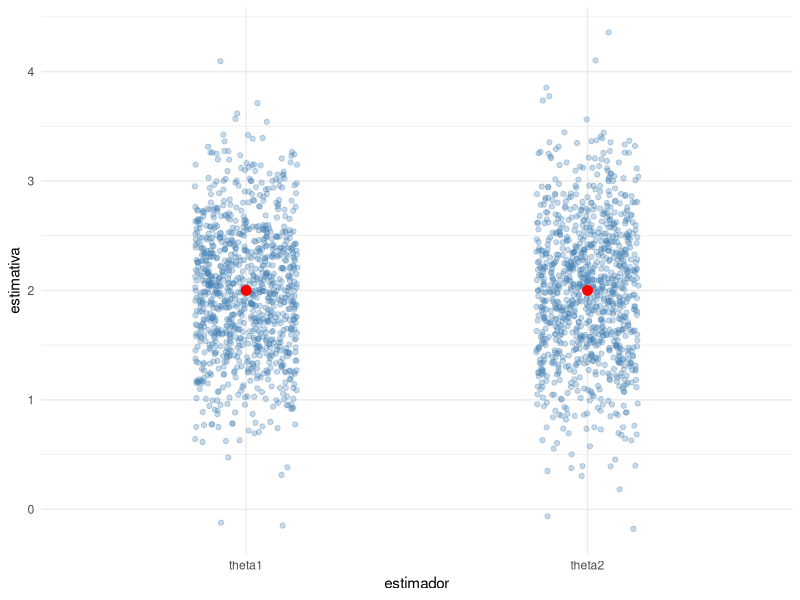
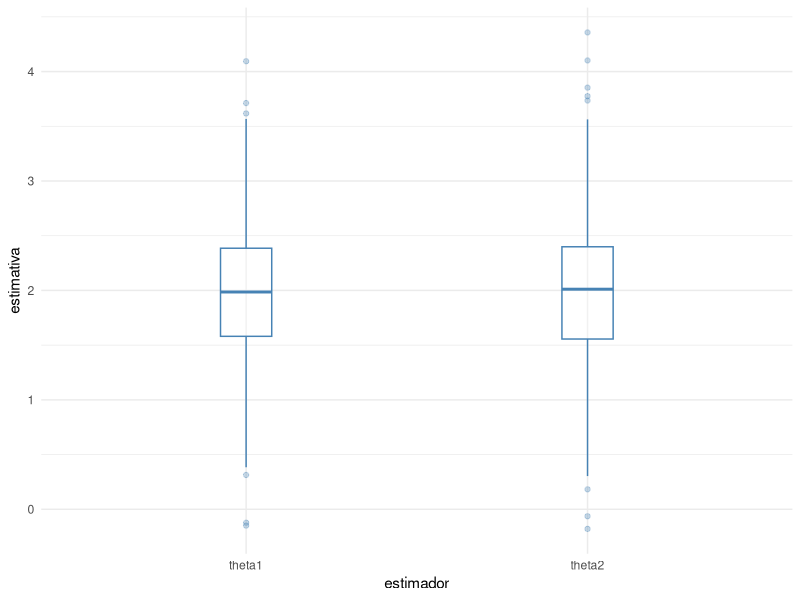

These charts were generated, in order, by the following R code:

# Fixando a semente 
set.seed(2025)

## Definindo a quantidade de repetições monte carlo
B <- 1000

## Defindo o valor verdadeiro de theta para simular
theta <- 2

## criando vetores nulos numericos 
theta1 <- numeric(B)
theta2 <- numeric(B)


## simulacao MC 

for (b in 1:B) {
  
  x <- rnorm(3, mean = theta, sd = 1)
  theta1[b] <- mean(x)
  theta2[b] <- 0.5*x[1] + 0.25*x[2] + 0.25*x[3]
  
}


# Media e Variancia dos estimadores
mean(theta1); var(theta1)
mean(theta2); var(theta2)

## vies do estimador 
vies_theta1 = mean(theta1) - theta;vies_theta1
vies_theta2 = mean(theta2) - theta;vies_theta2


# Erro Quadrático Médio dos estimadores
mean((theta1 - theta)^2)
mean((theta2 - theta)^2)



library(ggplot2)

df <- data.frame(
  estimativa = c(theta1, theta2),
  estimador = rep(c("theta1", "theta2"), each = B)
)


## Dispersão 

ggplot(df, aes(x = estimador, y = estimativa)) +
  geom_jitter(width = 0.15, alpha = 0.3, color = "steelblue") +
  annotate(
    "point",
    x = c("theta1", "theta2"),
    y = c(theta, theta),
    color = "red",
    size = 3
  ) +
  theme_minimal()


## Box plot

ggplot(df, aes(x = estimador, y = estimativa)) +
  #geom_jitter(width = 0.15, alpha = 0.3, color = "steelblue") +
  geom_boxplot(width = 0.15, alpha = 0.3, color = "steelblue") +
  theme_minimal()





